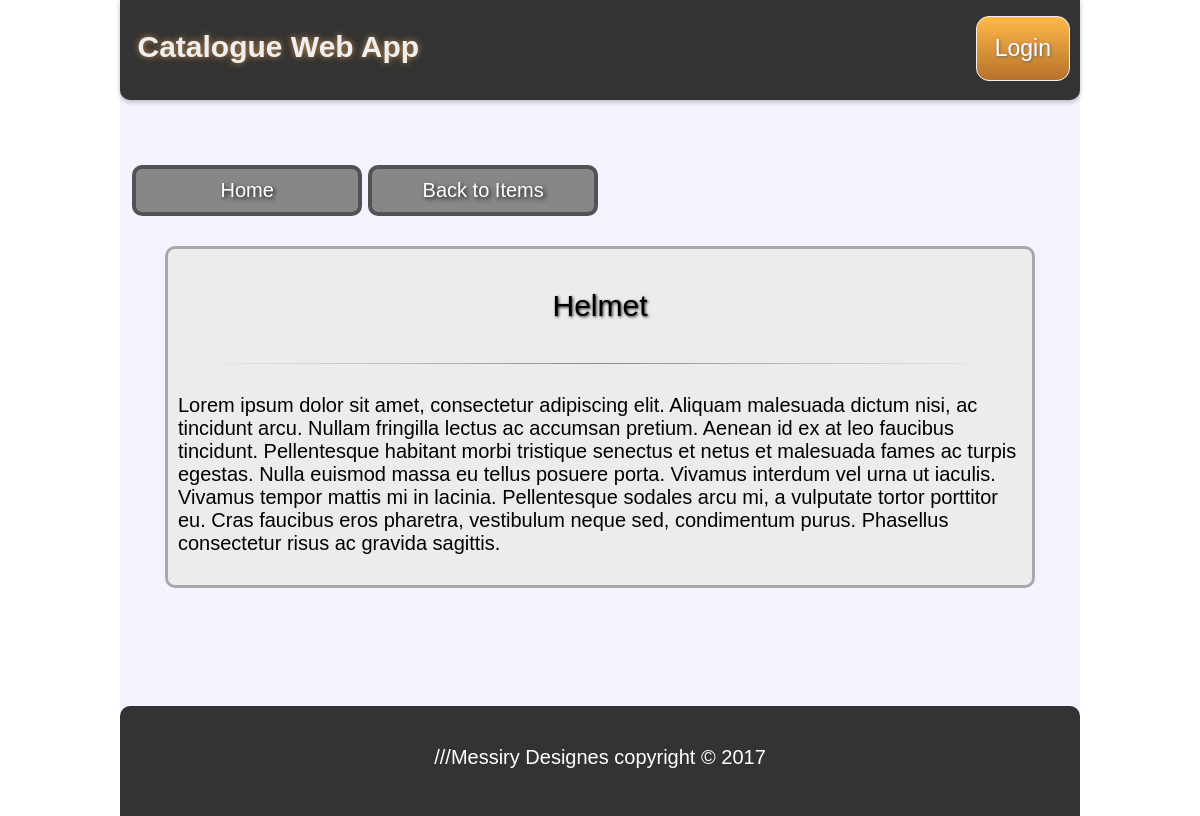
Screenshot of /category/1/item/2 with the database file from the repository.
### database_setup.py (models this page shows, shortened)
class Cat_Item(Base):
    __tablename__ = 'cat_item'
    name = Column(String(80), nullable=False)
    id = Column(Integer, primary_key=True)
    description = Column(String(250), nullable=False)
    date = Column(DateTime, default=datetime.datetime.utcnow)
    category_id = Column(Integer, ForeignKey('category.id'))
    category = relationship(Category)
    user_id = Column(Integer, ForeignKey('user.id'))
    user = relationship(User)

### app.py (the view, shortened to what this page needs)
@app.route('/category/<int:cat_id>/item/<int:item_id>', methods=['GET'])
def Show_Item(cat_id, item_id):
    item = session.query(Cat_Item).filter_by(id=item_id).one()
    if 'username' not in login_session:
        return render_template("puplic_item.html",
                               cat_id=cat_id,
                               item=item)

### templates/puplic_item.html
{% extends "struct.html" %}
{% block content %}
{% include "header.html" %}
<div class="content-container">
    <div class="btns-wrapper-1">
        <div class="action-btn">
            <a href="{{url_for('Main_Index')}}">
                <button class="btn-4">Home</button>
            </a>
        </div>
        <div class="action-btn">
            <a href="{{url_for('Show_Items',cat_id=cat_id)}}">
                <button class="btn-4">Back to Items</button>
            </a>
        </div>
            </div>
    <div class="catItem_container">
        <div class="box-1">
            <p class="catItem-name">{{item.name}}</p>
            <hr>
            <p class="catItem-desc">{{item.description}}</p>
        </div>
    </div>
</div>
{% endblock %}

### static/styles.css (style rules this page uses)
body { background-color: #ffffff; font-family: Helvetica , arial , sans-serif ; font-weight: normal; width: 100% ; height: 100%; font-size: 20px; margin: 0px; padding: 0px; display: inline-block; }
nav a,button { min-width: 40px; min-height: 40px; }
hr { margin: 1em; border: 0; height: 1px; background-image: -webkit-linear-gradient(left, #f0f0f0, #8c8b8b, #f0f0f0); background-image: -moz-linear-gradient(left, #f0f0f0, #8c8b8b, #f0f0f0); background-image: -ms-linear-gradient(left, #f0f0f0, #8c8b8b, #f0f0f0); background-image: -o-linear-gradient(left, #f0f0f0, #8c8b8b, #f0f0f0); }
.content-container { width: 100%; min-height: calc(100vh - 244px); padding: 0; margin-bottom: 20px; }
.catItem-name { padding: 10px; font-size: 30px; text-shadow: 1px 1px 3px #1c1c1c; font-family: Arial; text-align: center; }
.catItem-desc { padding: 10px; }
.box-1 { width: 90%; margin: auto; margin-bottom: 30px; -webkit-border-radius: 10; -moz-border-radius: 10; border-radius: 10px; background: #ececec; border: solid #a8a8a8 3px; text-decoration: none; }

### static/btns.css (style rules this page uses)
.btn-4 { margin-top: 5px; width: 100%; -webkit-border-radius: 10; -moz-border-radius: 10; border-radius: 10px; text-shadow: 2px 2px 4px #1c1b1c; font-family: Arial; color: #ffffff; font-size: 20px; background: #878787; padding: 10px 20px 10px 20px; border: solid #515354 4px; text-decoration: none; }
.action-btn { width: 24%; margin-top: 30px; margin-bottom: 30px; display: inline-block; }
.btns-wrapper-1 { margin-left: 12px; width: 100%; margin-top: 30px; }

### rows the page displays
Cat_Item: name "Helmet", description "Lorem ipsum dolor sit amet, consectetur adipiscing elit. Aliquam malesuada dictum nisi, ac tincidunt arcu. Nullam fringilla lectus ac accumsan pretium. Aenean id ex at leo faucibus tincidunt. Pellentesque habitant morbi tristique senectus et netus et malesuada fames ac turpis egestas. Nulla euismod massa eu tellus posuere porta. Vivamus interdum vel urna ut iaculis. Vivamus tempor mattis mi in lacinia. Pellentesque sodales arcu mi, a vulputate tortor porttitor eu. Cras faucibus eros pharetra, vestibulum neque sed, condimentum purus. Phasellus consectetur risus ac gravida sagittis."
